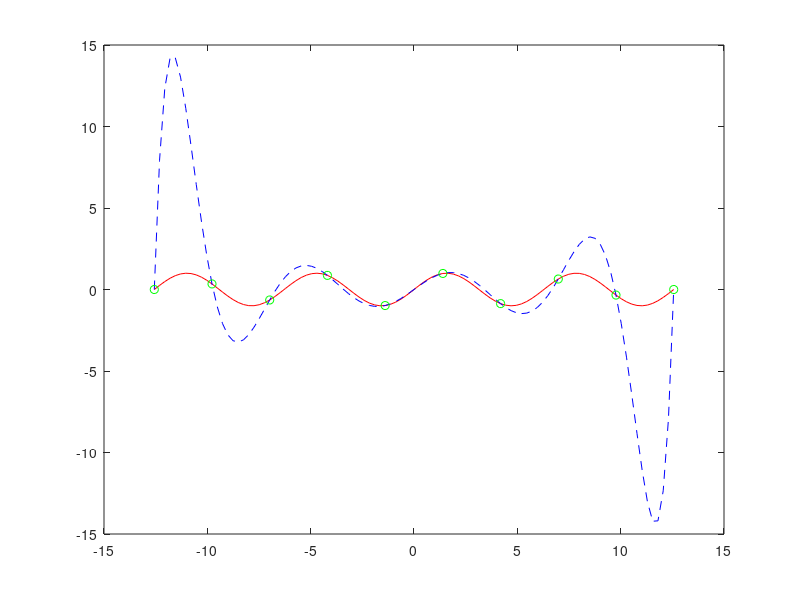

Source code (MATLAB):
d = linspace(-4*pi, 4*pi,10);

f = sin(d);

a = vander(d);

c = inv(a)*f';

x = linspace(-4*pi, 4*pi,100);

s = sin(x);

p = polyval(c,x);

plot(x, s, 'r')
hold on
plot(x, p, 'b--')
plot(d, f, 'go')
hold off